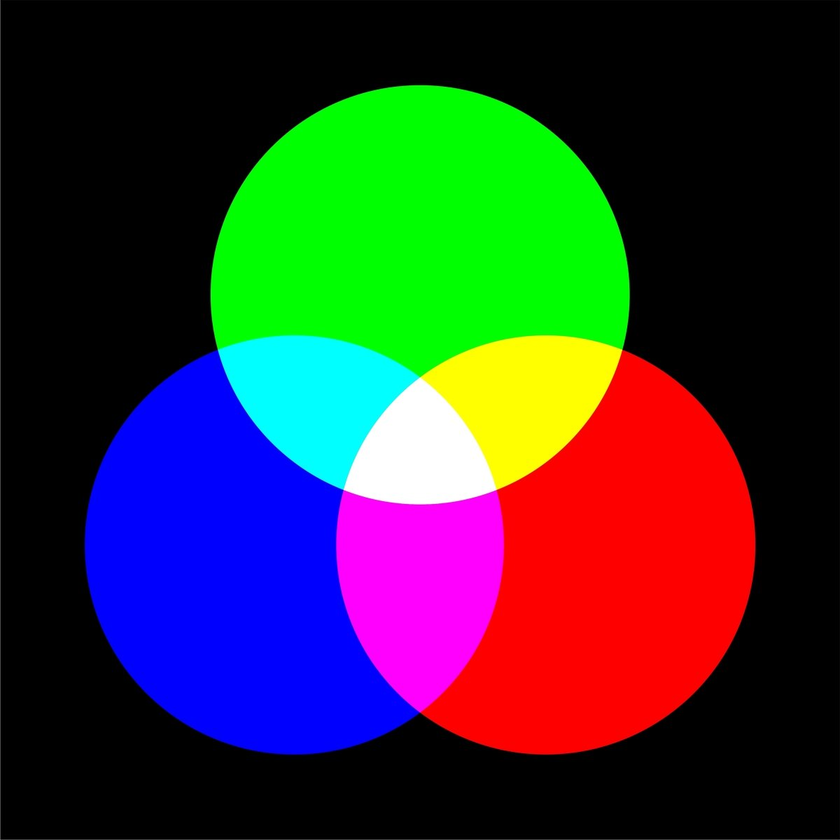
#> input picture img.png, 840 x 840 px, shrunk from 1200 x 1200 before the run
$ python HSV_cuda.py
#> lines starting #> are read from the running program, lines starting #| are printed output that depends on the picture
import math
import time

import cv2
import matplotlib.pyplot as plt
import numpy as np
import cupy as cp
from numba import jit


def RGB_HSV_cuda(img):
    '''cuda version'''
    # img = cv2.cvtColor(img, cv2.COLOR_RGB2BGR)
    row, col = img.shape[0], img.shape[1]
    img_r = img[:, :, 0]
    img_g = img[:, :, 1]
    img_b = img[:, :, 2]

    H = cp.zeros([row, col], dtype='uint8')
    S = cp.zeros([row, col], dtype='uint8')
    V = cp.zeros([row, col], dtype='uint8')

    # img_b, img_g, img_r = cv2.split(img)

    for i in range(row):
        for j in range(col):
            R = int(img_r[i, j]) / 255
            G = int(img_g[i, j]) / 255
            B = int(img_b[i, j]) / 255
            C_max = max(R, G, B)
            C_min = min(R, G, B)
            delta = C_max - C_min

            # print(C_max)

            if delta == 0:
                H0 = 0
            elif C_max == R:
                H0 = 60 * ((G - B) / delta)
            elif C_max == G:
                H0 = 60 * ((B - R) / delta + 2)
            elif C_max == B:
                H0 = 60 * ((R - G) / delta + 4)

            if H0 < 0:
                H[i, j] = H0 + 360
            else:
                H[i, j] = H0

            if C_max == 0:
                S[i, j] = 0
            elif C_max != 0:
                S[i, j] = delta / C_max

            V[i, j] = C_max

    return [H, S, V]


if __name__ == '__main__':
    img = cv2.imread('img.png')
#> img is the input picture: shape (840, 840, 3); mean B, G, R 50.1, 50.1, 50
    # cv2.imshow('1', img)
    row, col = img.shape[0], img.shape[1]
#> row = 840; col = 840
    print('img size is')
    print(row, col)
#| 840 840

    t0 = time.time()
    H, S, V = RGB_HSV_cuda(img)
#> in RGB_HSV_cuda, `img_r = img[:, :, 0]`:
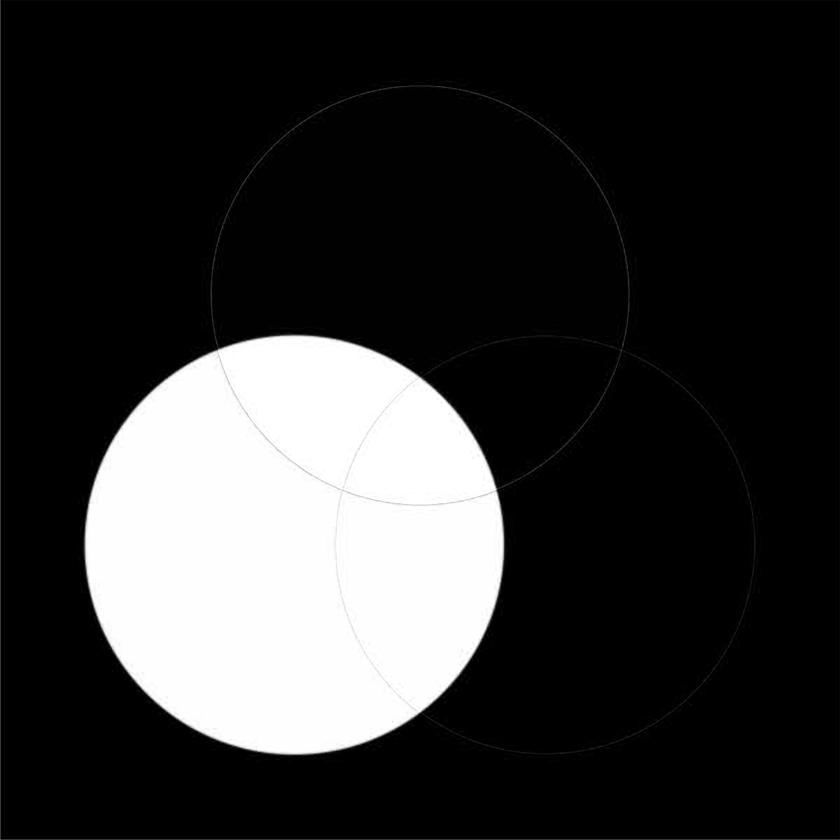
#> img_r: shape (840, 840); min 0, max 255, mean 50.1
#> in RGB_HSV_cuda, `img_g = img[:, :, 1]`:
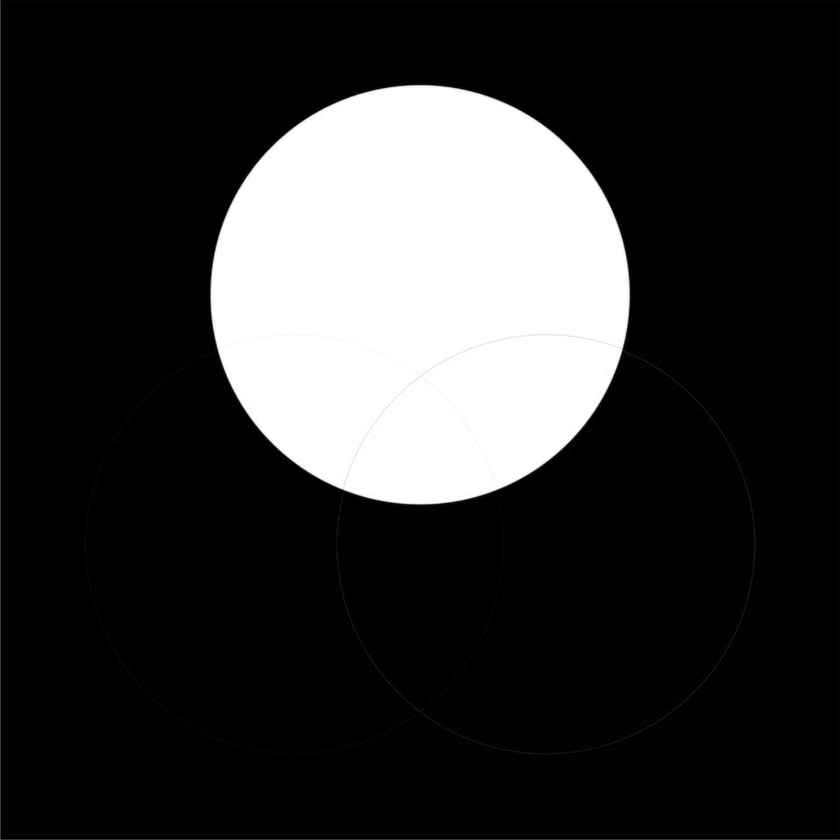
#> img_g: shape (840, 840); min 0, max 255, mean 50.1
#> in RGB_HSV_cuda, `img_b = img[:, :, 2]`:
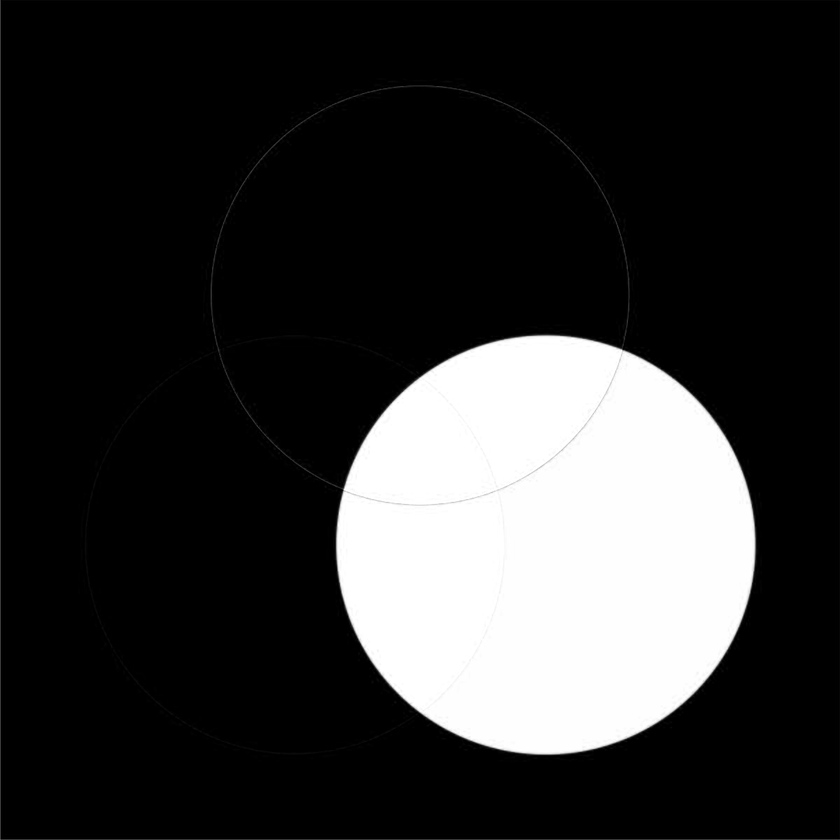
#> img_b: shape (840, 840); min 0, max 255, mean 50
#> (the run stopped early here; a loop or call above may not have finished)
